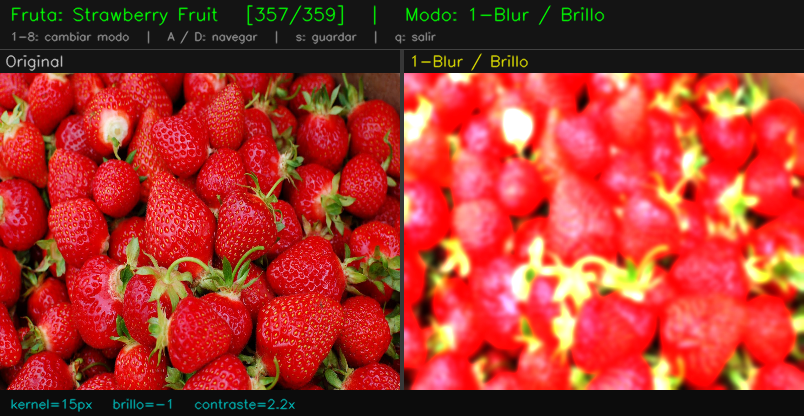
#> input picture procesado_356_strawberry_fruit_m1.png, 804 x 416 px
$ python -i watershed.py   (imports and definitions only)
#> lines starting #> are read from the running program, lines starting #| are printed output that depends on the picture; after the words box and inside, x2 and y2 are one past the last pixel; in counts of white or black regions, pixels touching at a corner belong together
#> further down, picture is the input picture: shape (416, 804, 3); mean B, G, R 43.3, 53.5, 164.1
### morfologia.py
"""
Módulo de operaciones morfológicas.

Unidad 2 – Fundamentos: erosión, dilatación, apertura y cierre morfológico.
Unidad 7 – Técnicas avanzadas: limpieza de máscaras de segmentación.

La morfología matemática opera sobre imágenes binarias usando un elemento
estructurante (kernel) que define la forma del "vecindario" analizado.
Las cuatro operaciones básicas son: erosión, dilatación, apertura y cierre.
Se aplican típicamente después de la segmentación para limpiar el resultado.
"""

import cv2
import numpy as np


def obtener_elemento_estructurante(forma=cv2.MORPH_ELLIPSE, tamanio=(5, 5)):
    """
    Crea un elemento estructurante para operaciones morfológicas.

    El elemento estructurante define la forma y tamaño del vecindario que se
    analiza en cada operación morfológica. La elipse es ideal para objetos
    naturales como frutas, que tienen contornos redondeados. El rectángulo
    es más agresivo en los bordes, y la cruz afecta menos las esquinas.

    Formas disponibles:
      - cv2.MORPH_ELLIPSE: Elipse (recomendado para frutas)
      - cv2.MORPH_RECT:    Rectángulo
      - cv2.MORPH_CROSS:   Cruz (+)

    Args:
        forma: Constante OpenCV para la forma del kernel
        tamanio: Tupla (ancho, alto) en píxeles

    Returns:
        Elemento estructurante como numpy array uint8
    """
    return cv2.getStructuringElement(forma, tamanio)


# [164 lines left out: functions erosion, dilatacion, apertura, cierre, limpiar_mascara, visualizar_operaciones, not called in this run]

### watershed.py
"""
Módulo de segmentación con algoritmo Watershed.

Unidad 7 – Técnicas avanzadas: separación de objetos con Watershed.

El algoritmo Watershed (línea divisoria de aguas) trata la imagen como un
mapa topográfico donde los valores de intensidad representan alturas. El
algoritmo "inunda" el terreno desde los mínimos locales (semillas) y
construye "presas" (bordes de segmentación) donde distintas inundaciones
se encuentran. Es especialmente útil para separar frutas que se tocan.

Implementación basada en la variante con marcadores (marker-based watershed)
que usa la transformada de distancia para encontrar semillas robustas.
"""

import cv2
import numpy as np
from morfologia import obtener_elemento_estructurante


def aplicar_watershed(imagen_bgr, umbral_dist=0.5):
    """
    Separa objetos que se tocan usando el algoritmo Watershed con marcadores.

    Pipeline completo:
      1. Binarizar con Otsu para separar objetos del fondo
      2. Apertura morfológica para eliminar ruido en la máscara
      3. Dilatación para obtener el "fondo seguro" (fuera de los objetos)
      4. Transformada de distancia: cada píxel toma el valor de su distancia
         al borde más cercano (centro = alto, borde = bajo)
      5. Umbralizar la transformada de distancia para obtener el "frente
         seguro" (el núcleo de cada objeto, lejos de los bordes).
         umbral_dist controla qué fracción del máximo se usa como umbral:
           - Valor bajo (0.1-0.3): semillas grandes, menos objetos separados
           - Valor alto (0.6-0.9): semillas pequeñas, más objetos detectados
      6. Zona desconocida = fondo_seguro - frente_seguro (la frontera)
      7. Etiquetar componentes conectadas como marcadores (semillas)
      8. Asignar zona desconocida = 0 (Watershed la resolverá)
      9. Aplicar cv2.watershed() que expande las semillas
      10. Colorear cada segmento con un color único

    Los bordes calculados por Watershed se pintan en rojo (etiqueta = -1).

    Args:
        imagen_bgr: Imagen en formato BGR (numpy array H×W×3)
        umbral_dist: Fracción del máximo de la transformada de distancia
                     usada como umbral para las semillas (0.1–0.9, default 0.5)

    Returns:
        Imagen BGR con los objetos segmentados coloreados (numpy array H×W×3)
        Los bordes entre objetos se muestran en rojo.
    """
#> called with umbral_dist = 0.5
    gris = cv2.cvtColor(imagen_bgr, cv2.COLOR_BGR2GRAY)
    suavizada = cv2.GaussianBlur(gris, (5, 5), 0)

    # Paso 1: Binarizar con Otsu
    _, binaria = cv2.threshold(
        suavizada, 0, 255,
        cv2.THRESH_BINARY + cv2.THRESH_OTSU
    )
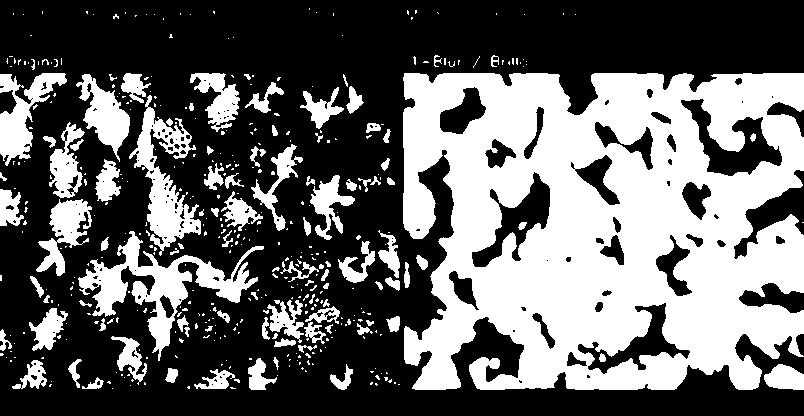
#> binaria: shape (416, 804); 39.7% white; 433 white regions (333 under 20 px), largest, box (x1, y1, x2, y2) and area: (403, 73, 804, 390) 95210, (78, 231, 264, 361) 6090, (129, 95, 201, 256) 4021

    # Paso 2: Apertura morfológica para limpiar ruido
    kernel = obtener_elemento_estructurante(tamanio=(3, 3))
    limpia = cv2.morphologyEx(binaria, cv2.MORPH_OPEN, kernel, iterations=2)
#> limpia: shape (416, 804); 37.5% white; 116 white regions (24 under 20 px), largest, box (x1, y1, x2, y2) and area: (403, 73, 804, 390) 94972, (79, 235, 257, 351) 5604, (135, 107, 201, 249) 3067

    # Paso 3: Fondo seguro (dilatando la máscara)
    fondo_seguro = cv2.dilate(limpia, kernel, iterations=3)
#> fondo_seguro: shape (416, 804); 47.7% white; 55 white regions, largest, box (x1, y1, x2, y2) and area: (385, 70, 804, 393) 111004, (76, 232, 260, 354) 8560, (132, 104, 207, 252) 5178

    # Paso 4: Transformada de distancia euclidiana
    # Cada píxel blanco toma el valor de su distancia al borde negro más cercano
    transformada_dist = cv2.distanceTransform(limpia, cv2.DIST_L2, 5)
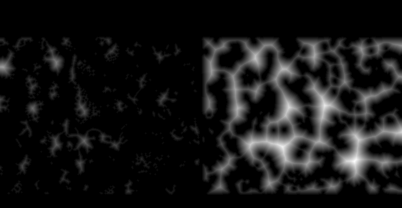
#> transformada_dist: shape (416, 804) float32 (shown at 1/2 size); min 0, max 34.16, mean 2.9; drawn with min black and max white

    # Paso 5: Frente seguro = centro de los objetos (distancia alta)
    # umbral_dist % del máximo para quedarnos con los núcleos de cada objeto
    umbral_val = max(0.01, umbral_dist) * transformada_dist.max()
#> umbral_val = 17.08
    _, frente_seguro = cv2.threshold(
        transformada_dist,
        umbral_val,
        255,
        0
    )
#> frente_seguro: shape (416, 804) float32; 3.4% white; 29 white regions (11 under 20 px), largest, box (x1, y1, x2, y2) and area: (489, 264, 605, 331) 2819, (680, 260, 736, 355) 2404, (623, 169, 676, 253) 1550
    frente_seguro = np.uint8(frente_seguro)

    # Paso 6: Zona desconocida (frontera entre objetos y fondo)
    desconocido = cv2.subtract(fondo_seguro, frente_seguro)
#> desconocido: shape (416, 804); 44.3% white; 55 white regions, largest, box (x1, y1, x2, y2) and area: (385, 70, 804, 393) 99626, (76, 232, 260, 354) 8560, (132, 104, 207, 252) 5178

    # Paso 7: Etiquetar cada componente conectada del frente seguro como semilla
    num_etiquetas, marcadores = cv2.connectedComponents(frente_seguro)
#> marcadores: shape (416, 804) int32; 30 distinct labels, from 0 to 29
#> num_etiquetas = 30

    # Paso 8: Desplazar etiquetas para que el fondo sea 1 (no 0)
    # Watershed usa 0 como zona desconocida, fondo debe ser >= 1
    marcadores = marcadores + 1
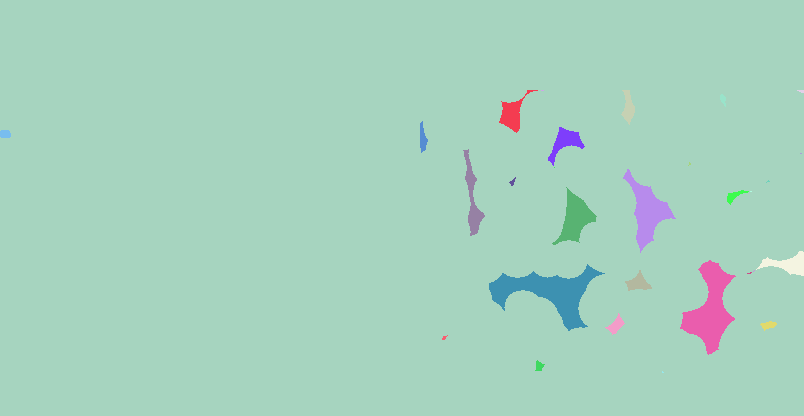
#> marcadores: shape (416, 804) int32; 30 distinct labels, from 1 to 30; one colour per label, 0 black

    # Marcar zona desconocida como 0 para que Watershed la resuelva
    marcadores[desconocido == 255] = 0
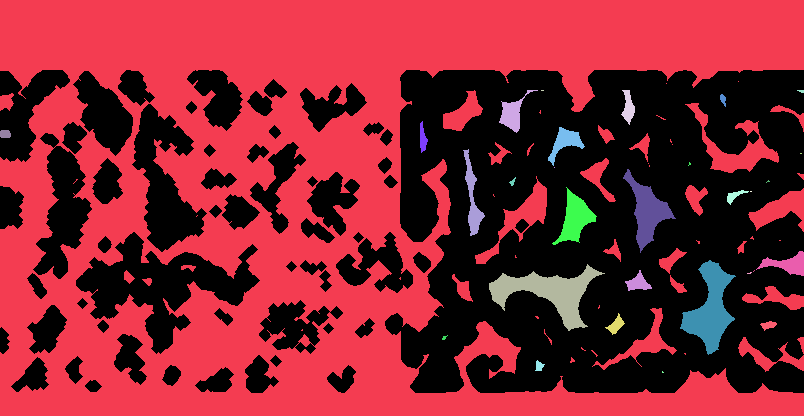
#> marcadores: shape (416, 804) int32; 31 distinct labels, from 0 to 30; one colour per label, 0 black

    # Paso 9: Aplicar Watershed (modifica marcadores in-place, -1 = borde)
    marcadores_resultado = cv2.watershed(imagen_bgr.copy(), marcadores.copy())
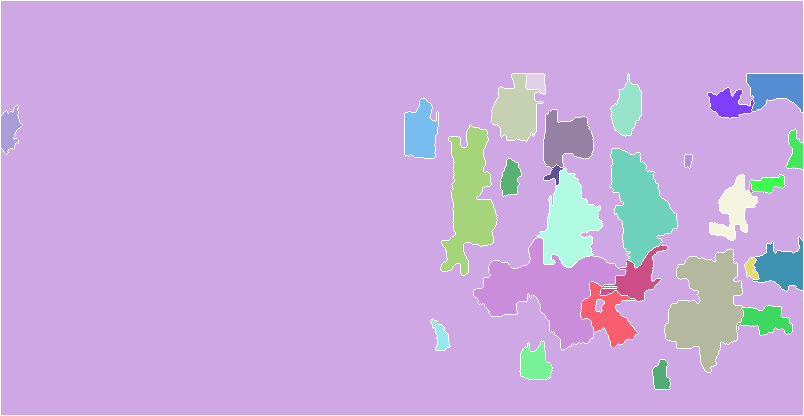
#> marcadores_resultado: shape (416, 804) int32; 31 distinct labels, from -1 to 30; one colour per label, 0 black, -1 white

    # Paso 10: Colorear segmentos
    return colorear_segmentos(marcadores_resultado, imagen_bgr.shape)


def colorear_segmentos(marcadores, forma):
    """
    Colorea cada segmento de Watershed con un color distinto y reproducible.

    Asigna a cada etiqueta un color pseudo-aleatorio pero fijo (semilla 42)
    para que la visualización sea consistente entre ejecuciones.

    - Etiqueta 1: fondo → negro
    - Etiqueta -1: bordes Watershed → rojo brillante
    - Resto: objetos → colores variados

    Args:
        marcadores: Array 2D con etiquetas de Watershed (numpy array H×W, int32)
        forma: Forma de la imagen de salida como tupla (alto, ancho, 3)

    Returns:
        Imagen BGR con cada segmento coloreado (numpy array H×W×3, uint8)
    """
#> called with forma = (416, 804, 3)
    np.random.seed(42)
    resultado = np.zeros(forma, dtype=np.uint8)

    etiquetas_unicas = np.unique(marcadores)
#> etiquetas_unicas = 31 values from -1 to 30

    # Paleta de colores predefinidos para los primeros segmentos
    paleta = [
        (255, 100, 100),  # Azul claro
        (100, 255, 100),  # Verde
        (100, 100, 255),  # Rojo claro
        (255, 255, 100),  # Cian
        (255, 100, 255),  # Magenta claro
        (100, 255, 255),  # Amarillo claro
        (200, 150, 50),   # Azul medio
        (50, 200, 150),   # Verde-amarillo
    ]

    idx_color = 0
    for etiqueta in etiquetas_unicas:
        if etiqueta <= 1:
            continue  # Saltar fondo (1) y borde (-1)

        if idx_color < len(paleta):
            color = paleta[idx_color]
        else:
            color = tuple(np.random.randint(80, 255, 3).tolist())

        resultado[marcadores == etiqueta] = color
        idx_color += 1
#> this loop made 31 passes
#> color on passes 3 to 10: (255, 100, 100), (100, 255, 100), (100, 100, 255), (255, 255, 100), (255, 100, 255), (100, 255, 255), (200, 150, 50), (50, 200, 150)
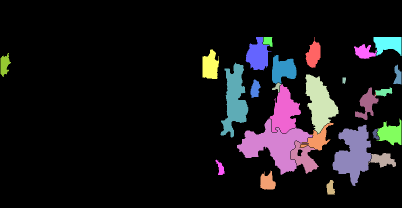
#> resultado: shape (416, 804, 3) (shown at 1/2 size); mean of channels 0, 1, 2 24.1, 21, 23; drawn as B, G, R
#> after the loop, idx_color = 29

    # Pintar bordes de Watershed en rojo brillante
    resultado[marcadores == -1] = [0, 0, 255]
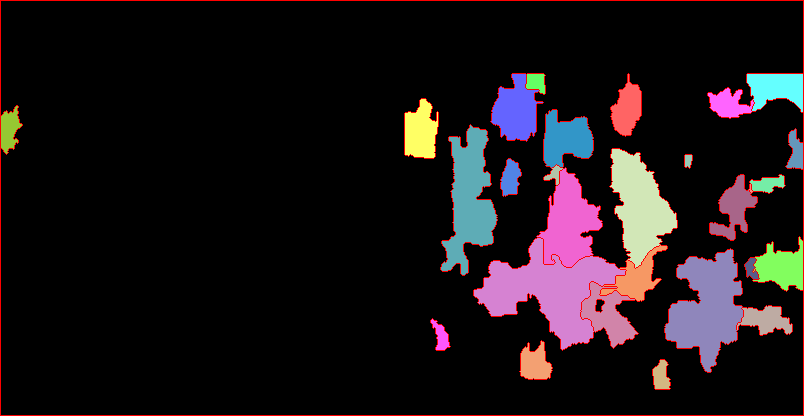
#> resultado: shape (416, 804, 3); 2.11% of pixels changed, all inside (x1, y1, x2, y2) = (0, 0, 804, 416); drawn as B, G, R

    return resultado


# [39 lines left out: function watershed_con_contornos, not called in this run]

>>> import cv2
>>> picture = cv2.imread('procesado_356_strawberry_fruit_m1.png')
>>> result = aplicar_watershed(picture)

$ run again, on panel_017_apple_fruit.png
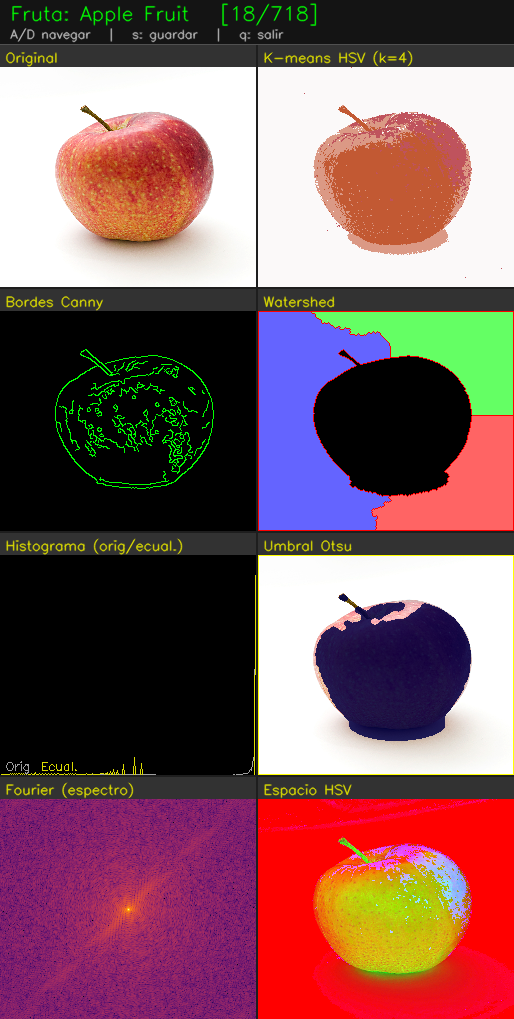
#> input picture panel_017_apple_fruit.png, 514 x 1019 px
#> picture is the input picture: shape (1019, 514, 3); mean B, G, R 94.3, 91.1, 128
#> binaria: shape (1019, 514); 31.1% white; 87 white regions (72 under 20 px), largest, box (x1, y1, x2, y2) and area: (0, 66, 256, 287) 45788, (258, 67, 514, 287) 43407, (258, 555, 514, 775) 39807
#> limpia: shape (1019, 514); 30.8% white; 17 white regions (3 under 20 px), largest, box (x1, y1, x2, y2) and area: (0, 66, 256, 287) 45332, (258, 67, 514, 287) 43066, (258, 555, 514, 775) 39798
#> fondo_seguro: shape (1019, 514); 33.7% white; 6 white regions, box (x1, y1, x2, y2) and area: (0, 63, 514, 290) 95831, (255, 552, 514, 778) 43656, (312, 309, 514, 532) 20914, (313, 845, 470, 977) 15963, (340, 837, 355, 851) 103, (122, 903, 135, 916) 97
#> umbral_val = 42.15
#> desconocido: shape (1019, 514); 31.7% white; 6 white regions, box (x1, y1, x2, y2) and area: (0, 63, 514, 290) 87884, (255, 552, 514, 778) 42440, (312, 309, 514, 532) 20647, (313, 845, 470, 977) 14911, (340, 837, 355, 851) 103, (122, 903, 135, 916) 97
#> num_etiquetas = 9
#> in aplicar_watershed, `marcadores_resultado = cv2.watershed(imagen_bgr.copy(), marcadores.cop..`:
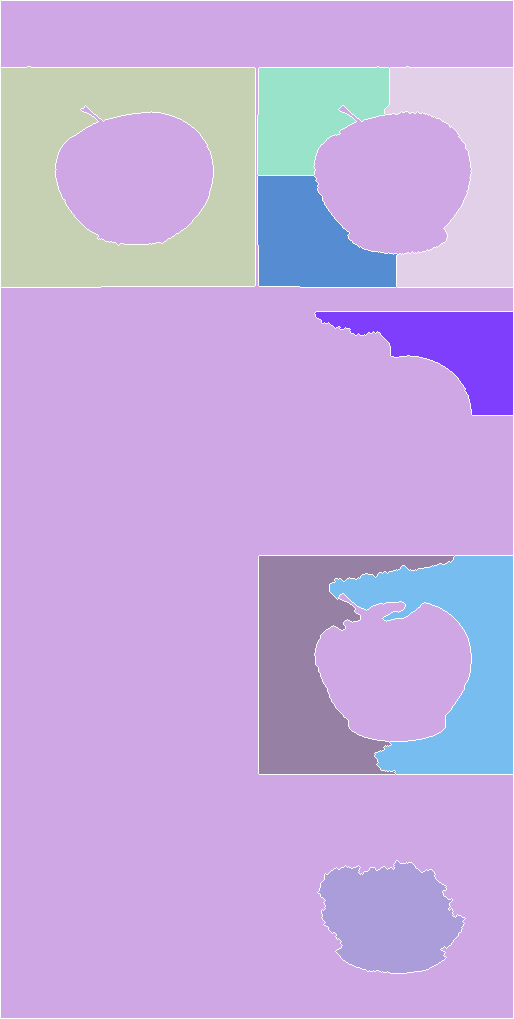
#> marcadores_resultado: shape (1019, 514) int32; 10 distinct labels, from -1 to 9; one colour per label, 0 black, -1 white
#> etiquetas_unicas = [-1, 1, 2, 3, 4, 5, 6, 7, 8, 9]
#> the loop in colorear_segmentos, `for etiqueta in etiquetas_unicas:` made 10 passes
#> color on passes 3 to 10: (255, 100, 100), (100, 255, 100), (100, 100, 255), (255, 255, 100), (255, 100, 255), (100, 255, 255), (200, 150, 50), (50, 200, 150)
#> after the loop in colorear_segmentos, `for etiqueta in etiquetas_unicas:`: idx_color = 8
#> in colorear_segmentos, `resultado[marcadores == -1] = [0, 0, 255]`:
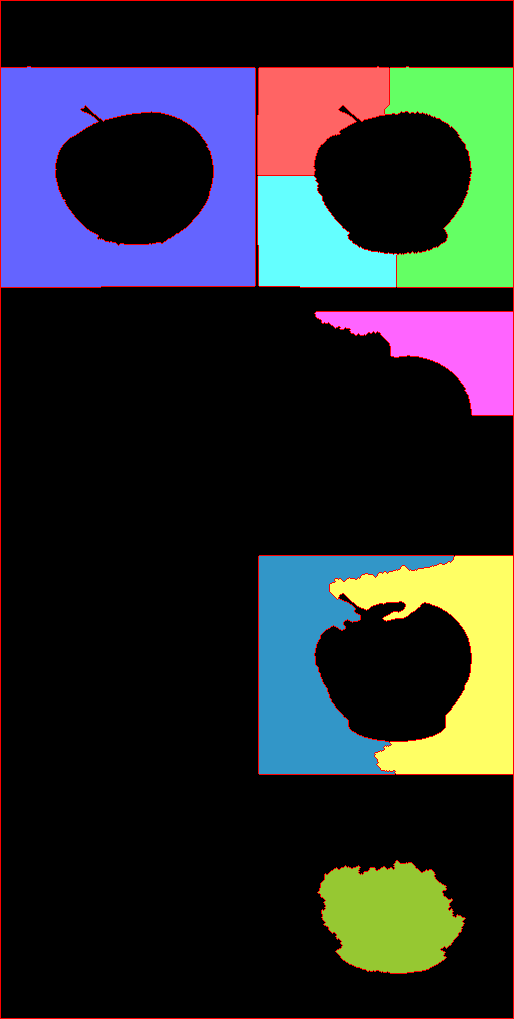
#> resultado: shape (1019, 514, 3); mean of channels 0, 1, 2 46.3, 44, 40.7; drawn as B, G, R

$ run again, on procesado_000_apple_fruit_m2.png
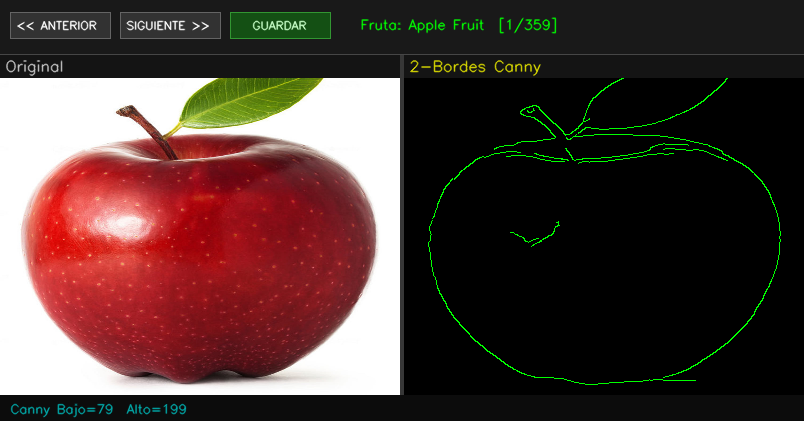
#> input picture procesado_000_apple_fruit_m2.png, 804 x 421 px
#> picture is the input picture: shape (421, 804, 3); mean B, G, R 53.9, 57.8, 78.4
#> binaria: shape (421, 804); 17.3% white; 32 white regions (21 under 20 px), largest, box (x1, y1, x2, y2) and area: (0, 78, 400, 395) 54739, (67, 195, 156, 244) 3069, (127, 21, 162, 30) 124
#> limpia: shape (421, 804); 17% white; 7 white regions (3 under 20 px), largest, box (x1, y1, x2, y2) and area: (0, 78, 400, 395) 54413, (67, 195, 156, 244) 3059, (152, 22, 160, 29) 35, (87, 22, 93, 28) 24
#> fondo_seguro: shape (421, 804); 19.3% white; 7 white regions, largest, box (x1, y1, x2, y2) and area: (0, 75, 403, 398) 61155, (64, 192, 159, 247) 3706, (149, 19, 163, 32) 107
#> umbral_val = 32
#> desconocido: shape (421, 804); 17.2% white; 7 white regions, largest, box (x1, y1, x2, y2) and area: (0, 75, 403, 398) 54256, (64, 192, 159, 247) 3706, (149, 19, 163, 32) 107
#> num_etiquetas = 5
#> in aplicar_watershed, `marcadores_resultado = cv2.watershed(imagen_bgr.copy(), marcadores.cop..`:
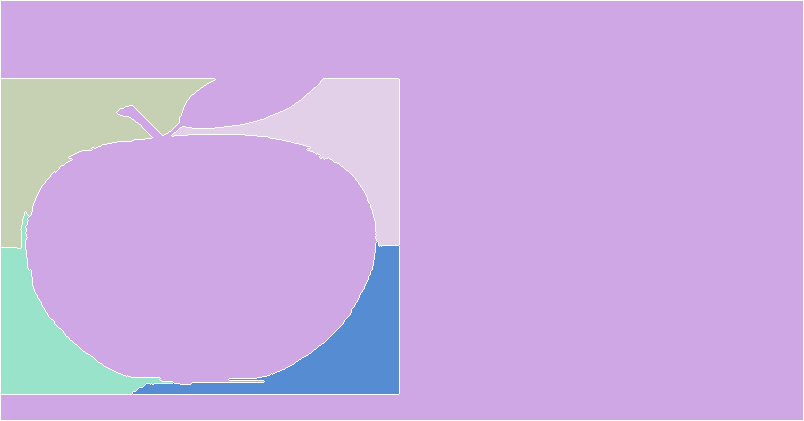
#> marcadores_resultado: shape (421, 804) int32; 6 distinct labels, from -1 to 5; one colour per label, 0 black, -1 white
#> etiquetas_unicas = [-1, 1, 2, 3, 4, 5]
#> the loop in colorear_segmentos, `for etiqueta in etiquetas_unicas:` made 6 passes
#> color on passes 3 to 6: (255, 100, 100), (100, 255, 100), (100, 100, 255), (255, 255, 100)
#> after the loop in colorear_segmentos, `for etiqueta in etiquetas_unicas:`: idx_color = 4
#> in colorear_segmentos, `resultado[marcadores == -1] = [0, 0, 255]`:
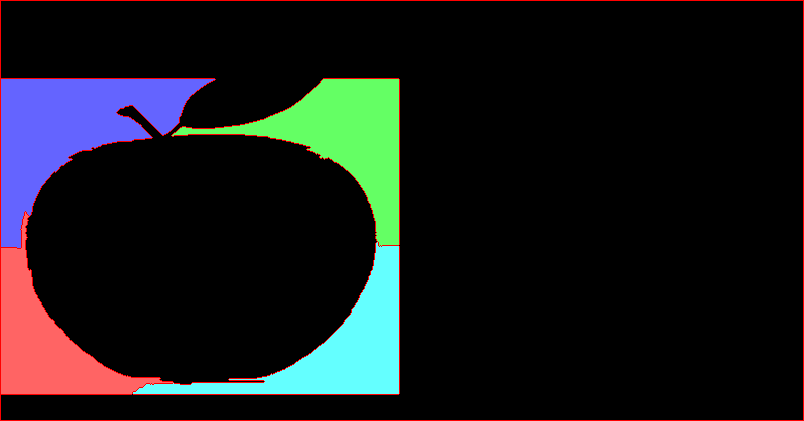
#> resultado: shape (421, 804, 3); mean of channels 0, 1, 2 26.3, 24.8, 22.3; drawn as B, G, R
